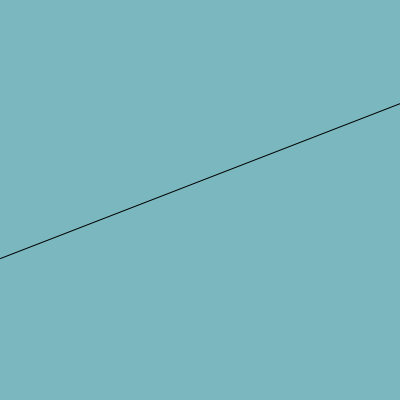
Frame 1 (no input)
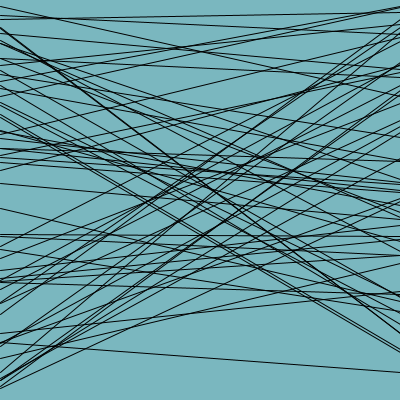
Frame 60 (the mouse pressed at the canvas centre just before this capture)
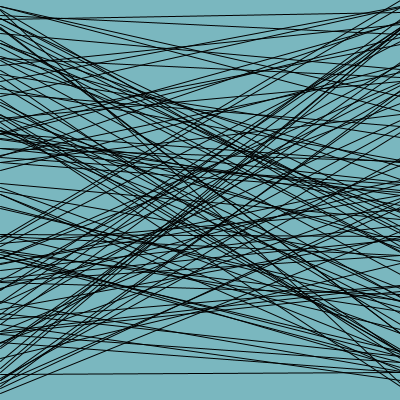
Frame 120 (the mouse held since frame 60 and released just before this capture)

The Processing sketch that drew these frames (run headless with seeded random() and noise(); from frame 60 on, the mouse is pressed at the canvas centre):

// Processing sketch: pgm6
// ── pgm6.pde
// draw random horizontal lines

void setup() {
  size(400,400);
  background(122,183,191);
}

void draw() {

    line(0,random(height),width,random(width));
}
